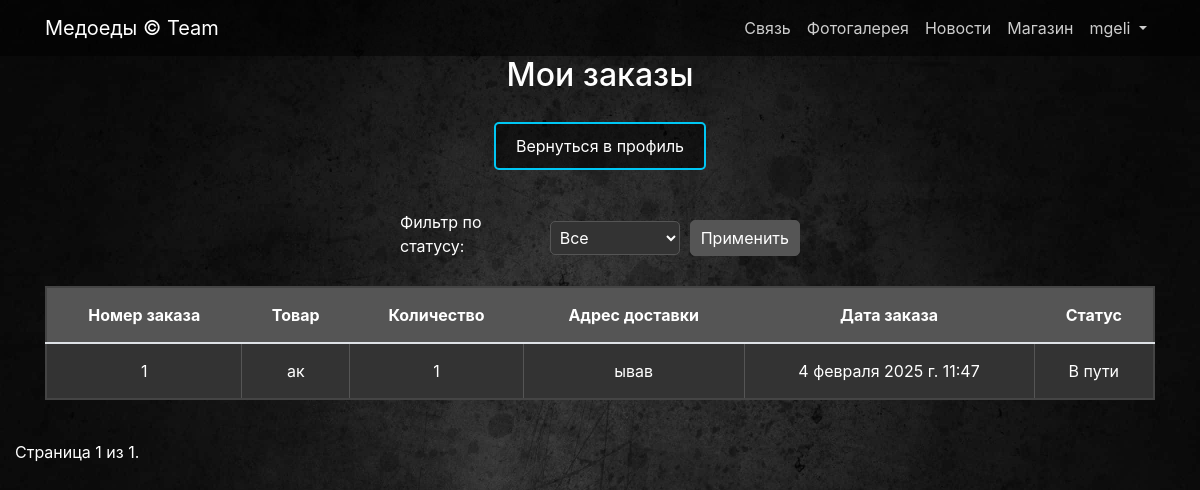
The page /store/orders/ (signed in) on the database as committed earlier.
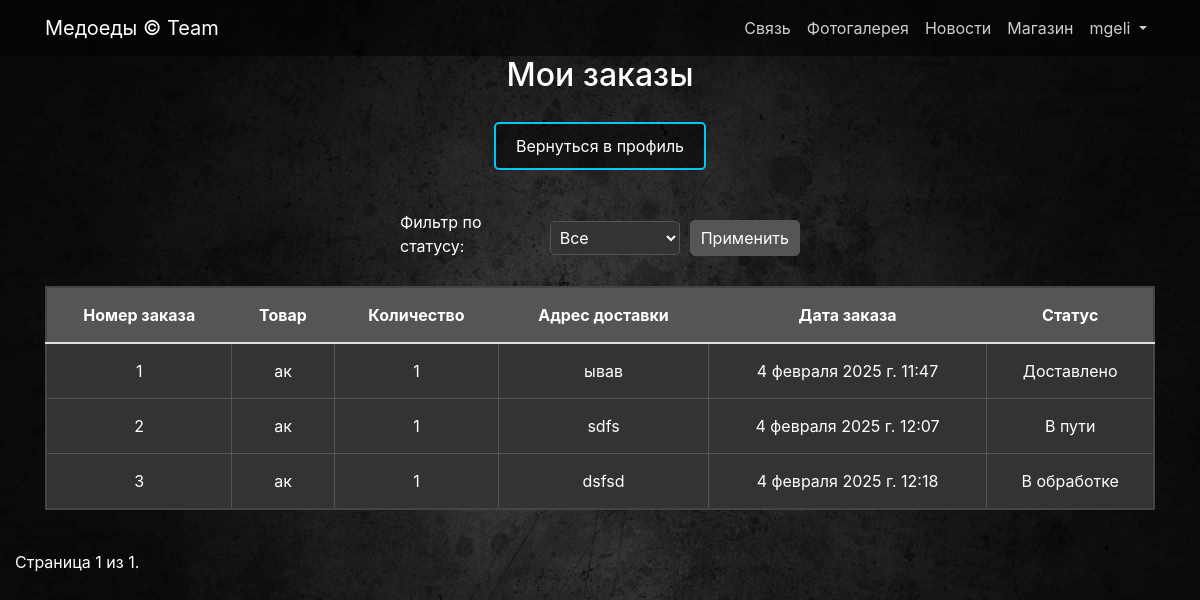
The same page on the database as committed later.
### store/models.py (models this page shows, shortened)
class DeliveryRequest(models.Model):
    STATUS_CHOICES = [
        ('В обработке', 'В обработке'),
        ('В пути', 'В пути'),
        ('Доставлено', 'Доставлено'),
    ]
    user = models.ForeignKey(User, on_delete=models.CASCADE)
    product = models.ForeignKey('Product', on_delete=models.CASCADE)
    quantity = models.PositiveIntegerField()
    address = models.TextField()
    created_at = models.DateTimeField(auto_now_add=True)
    status = models.CharField(max_length=100, choices=STATUS_CHOICES, default='В обработке')
    details = models.TextField(null=True, blank=True)  # Добавляем поле details

class Product(models.Model):
    name = models.CharField(max_length=120)
    description = models.TextField()
    price = models.DecimalField(max_digits=10, decimal_places=2)
    quantity = models.PositiveIntegerField(default=0)
    image = models.ImageField(upload_to='products_images', blank=True)  # Основное изображение
    category = models.ForeignKey(to=ProductCategory, on_delete=models.PROTECT)

### store/views.py (the view)
# urls.py: path('orders/', orders, name='orders'),
@login_required
def orders(request):
    status_filter = request.GET.get('status', '')
    user_orders = DeliveryRequest.objects.filter(user=request.user)
    if status_filter:
        user_orders = user_orders.filter(status=status_filter)
    paginator = Paginator(user_orders, 5)  # 5 заказов на страницу
    page_number = request.GET.get('page')
    page_obj = paginator.get_page(page_number)
    context = {
        'page_obj': page_obj,
        'title': 'Мои заказы'
    }
    return render(request, 'store/delivery.html', context)

### store/templates/store/delivery.html (shortened to what this page needs)
{% extends 'store/base.html' %}
{% load static %}
{% block css %}
    <link href="{% static 'css/delivery.css' %}" rel="stylesheet">
{% endblock %}
{% block content %}
<div class="container">
    <h2 class="text-center">Мои заказы</h2>
    <div class="text-center">
        <a href="{% url 'users:profile' %}" class="btn-return">Вернуться в профиль</a>
    </div>
    <form method="get" action="{% url 'store:orders' %}" class="filter-form">
        <label for="status">Фильтр по статусу:</label>
        <select name="status" id="status">
            <option value="">Все</option>
        </select>
        <button type="submit" class="btn btn-primary">Применить</button>
    </form>
    {% if page_obj %}
        <table class="table">
            <thead>
                <tr>
                    <th>Номер заказа</th>
                    <th>Товар</th>
                    <th>Количество</th>
                    <th>Адрес доставки</th>
                    <th>Дата заказа</th>
                    <th>Статус</th>
                </tr>
            </thead>
            <tbody>
                {% for order in page_obj %}
                <tr class="order-row" data-order-id="{{ order.id }}" data-order-details="{{ order.details }}">
                    <td>{{ order.id }}</td>
                    <td>{{ order.product.name }}</td>
                    <td>{{ order.quantity }}</td>
                    <td>{{ order.address }}</td>
                    <td>{{ order.created_at }}</td>
                    <td>{{ order.status }}</td>
                </tr>
                {% empty %}
                    <tr>
                        <td colspan="7" class="text-center">У вас пока нет заказов.</td>
                    </tr>
                {% endfor %}
            </tbody>
        </table>
    {% else %}
        <p>У вас пока нет заказов.</p>
    {% endif %}
</div>
<div class="pagination">
    <span class="step-links">
        <span class="current">
            Страница {{ page_obj.number }} из {{ page_obj.paginator.num_pages }}.
        </span>
    </span>
</div>
{% endblock %}

Rows that differ between the two databases and show on the page:
changed DeliveryRequest "ывав": status "В пути" → "Доставлено"
added DeliveryRequest: id "2", product.name "ак", quantity "1", address "sdfs", created_at "4 февраля 2025 г. 12:07", status "В пути"
added DeliveryRequest: id "3", product.name "ак", quantity "1", address "dsfsd", created_at "4 февраля 2025 г. 12:18", status "В обработке"
